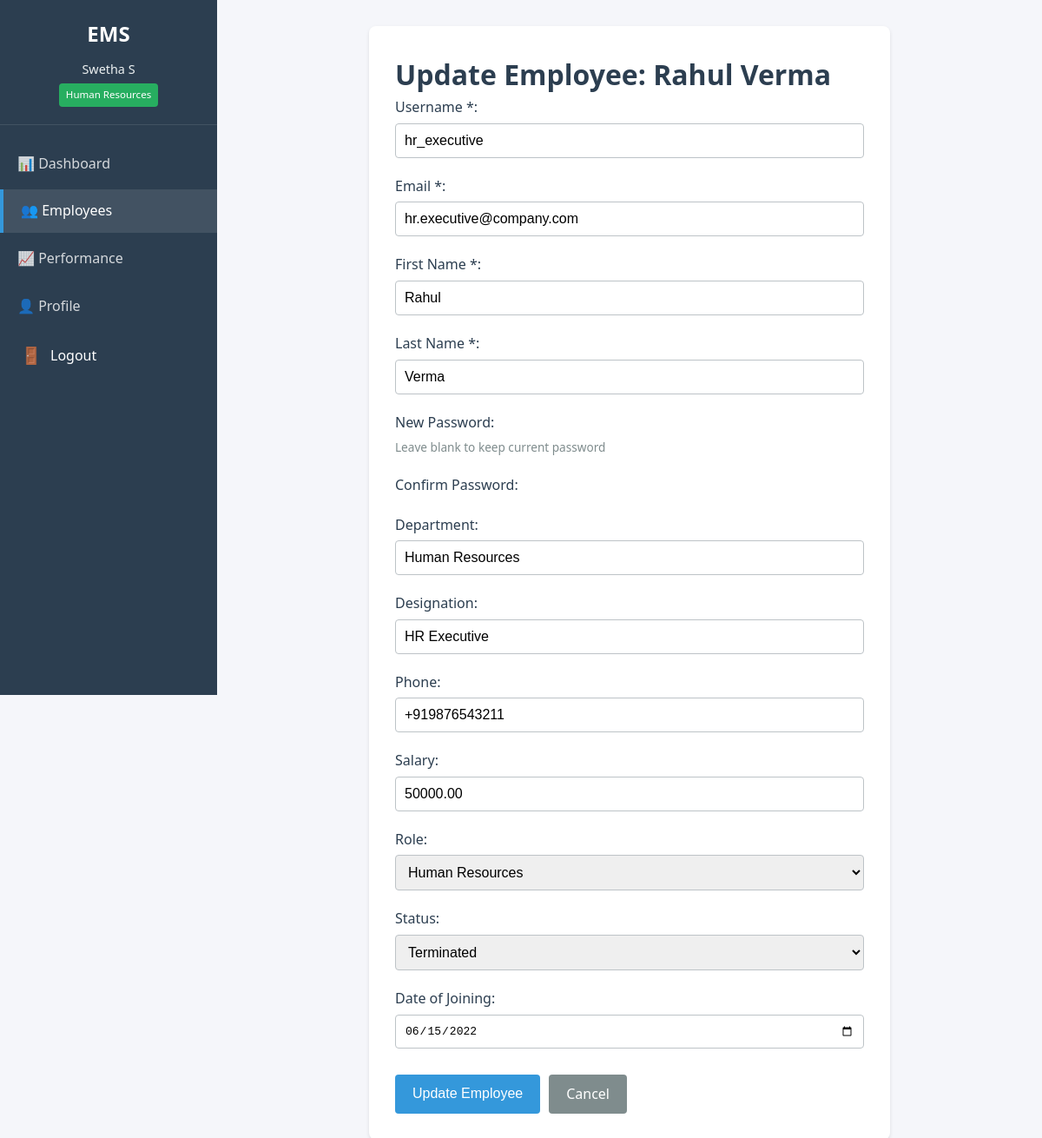
The app's page /employees/19/update/ (signed in) with its own data.
### accounts/models.py (models this page shows, shortened)
class User(AbstractUser):
    ROLE_CHOICES = [
        ("SUPERADMIN", "Super Admin"),
        ("HR", "Human Resources"),
        ("MANAGER", "Manager"),
        ("EMPLOYEE", "Employee"),
    ]
    STATUS_CHOICES = [
        ("ACTIVE", "Active"),
        ("INACTIVE", "Inactive"),
        ("TERMINATED", "Terminated"),
        ("ON_LEAVE", "On Leave"),
    ]
    employee_id = models.CharField(
        max_length=20,
        unique=True,
        blank=True,
        verbose_name="Employee ID"
    )
    department = models.CharField(
        max_length=100,
        blank=True,
        verbose_name="Department"
    )
    designation = models.CharField(
        max_length=100,
        blank=True,
        verbose_name="Designation"
    )
    phone = models.CharField(
        max_length=15,
        blank=True,
        validators=[
            RegexValidator(
                r'^\+?1?\d{9,15}$',
                "Enter a valid phone number (e.g., +1234567890)."
            )
        ],
        verbose_name="Phone Number"
    )
    salary = models.DecimalField(
        max_digits=10,
        decimal_places=2,
        null=True,
        blank=True,
        validators=[MinValueValidator(0)],
        verbose_name="Annual Salary"
    )
    role = models.CharField(
        max_length=20,
        choices=ROLE_CHOICES,
        default="EMPLOYEE",
        verbose_name="Role"
    )
    employment_status = models.CharField(
        max_length=20,
        choices=STATUS_CHOICES,
        default="ACTIVE",
        verbose_name="Employment Status"
    )
    date_of_joining = models.DateField(
        null=True,
        blank=True,
        validators=[validate_joining_date],
        verbose_name="Date of Joining"
    )
    is_soft_deleted = models.BooleanField(
        default=False,
        verbose_name="Soft Deleted",
        help_text="Designates whether the user is soft deleted."
    )
    objects = UserManager()
    class Meta:
        db_table = "accounts_user"
        ordering = ["employee_id"]
        verbose_name = "Employee"
        verbose_name_plural = "Employees"

### employees/views.py (the view, shortened to what this page needs)
# urls.py: path('<int:pk>/update/', views.employee_update, name='update'),
@login_required
@hr_or_manager_required
def employee_update(request, pk):
    employee = get_object_or_404(
        User.objects.filter(is_soft_deleted=False),
        pk=pk
    )
    if request.user.role == 'SUPERADMIN':
        pass  # Allow
    elif request.user.role == 'HR':
        if employee.role == 'SUPERADMIN':
            messages.error(request, 'HR cannot edit SUPERADMIN accounts!')
            return redirect('employees:list')
    old_salary = employee.salary
    if request.method == 'POST':
        form = EmployeeForm(request.POST, instance=employee, user=request.user)
        if form.is_valid():
            updated_employee = form.save()
            audit_details = f"Updated employee details"
            if old_salary != updated_employee.salary:
                audit_details += f". Salary changed from {old_salary} to {updated_employee.salary}"
            AuditService.log_action(
                user=request.user,
                action_type='UPDATE',
                target_model='Employee',
                target_id=employee.id,
                ip_address=AuditService.get_client_ip(request),
                details=audit_details
            )
            messages.success(
                request,
                f'Employee {employee.get_full_name()} updated successfully.'
            )
            return redirect('employees:detail', pk=employee.pk)
    else:
        form = EmployeeForm(instance=employee, user=request.user)
    return render(
        request,
        'employees/update.html',
        {'form': form, 'employee': employee}
    )

### accounts/models.py (called while the page is built)
    def get_queryset(self):
        return super().get_queryset().filter(is_soft_deleted=False)

### audit/services.py (called while the page is built)
    @staticmethod
    def get_client_ip(request):
        x_forwarded_for = request.META.get('HTTP_X_FORWARDED_FOR')
        if x_forwarded_for:
            ip = x_forwarded_for.split(',')[0]
        else:
            ip = request.META.get('REMOTE_ADDR')
        return ip

### templates/employees/update.html (shortened to what this page needs)
{% extends 'base.html' %}
{% block content %}
<div class="form-container">
    <h1>Update Employee: {{ employee.get_full_name }}</h1>
    <form method="post" class="standard-form" novalidate>
        <div class="form-row">
            <div class="form-group half">
                <label for="{{ form.username.id_for_label }}">Username *:</label>
                {{ form.username }}
            </div>
            <div class="form-group half">
                <label for="{{ form.email.id_for_label }}">Email *:</label>
                {{ form.email }}
            </div>
        </div>
        <div class="form-row">
            <div class="form-group half">
                <label for="{{ form.first_name.id_for_label }}">First Name *:</label>
                {{ form.first_name }}
            </div>
            <div class="form-group half">
                <label for="{{ form.last_name.id_for_label }}">Last Name *:</label>
                {{ form.last_name }}
            </div>
        </div>
        <div class="form-row">
            <div class="form-group half">
                <label for="{{ form.password.id_for_label }}">New Password:</label>
                <small class="help-text">Leave blank to keep current password</small>
            </div>
            <div class="form-group half">
                <label for="{{ form.confirm_password.id_for_label }}">Confirm Password:</label>
            </div>
        </div>
        <div class="form-row">
            <div class="form-group half">
                <label for="{{ form.department.id_for_label }}">Department:</label>
                {{ form.department }}
            </div>
            <div class="form-group half">
                <label for="{{ form.designation.id_for_label }}">Designation:</label>
                {{ form.designation }}
            </div>
        </div>
        <div class="form-row">
            <div class="form-group half">
                <label for="{{ form.phone.id_for_label }}">Phone:</label>
                {{ form.phone }}
            </div>
            <div class="form-group half">
                <label for="{{ form.salary.id_for_label }}">Salary:</label>
                {{ form.salary }}
            </div>
        </div>
        <div class="form-row">
            <div class="form-group half">
                <label for="{{ form.role.id_for_label }}">Role:</label>
                {{ form.role }}
            </div>
            <div class="form-group half">
                <label for="{{ form.employment_status.id_for_label }}">Status:</label>
                {{ form.employment_status }}
            </div>
        </div>
        <div class="form-group">
            <label for="{{ form.date_of_joining.id_for_label }}">Date of Joining:</label>
            {{ form.date_of_joining }}
        </div>
        <div class="form-actions">
            <button type="submit" class="btn btn-primary">Update Employee</button>
            <a href="{% url 'employees:detail' employee.pk %}" class="btn btn-cancel">Cancel</a>
        </div>
    </form>
</div>
{% endblock %}

### templates/base.html (shortened to what this page needs)
<!DOCTYPE html>
<html lang="en">
<head>
    {% load static %}
    <link rel="stylesheet" href="{% static 'css/style.css' %}">
</head>
<body>
    <div class="container">
        {% if user.is_authenticated %}
        <aside class="sidebar">
            <div class="sidebar-header">
                <h2>EMS</h2>
                <div class="user-info">
                    <p class="user-name">{{ user.get_full_name|default:user.username }}</p>
                    <p class="role-badge role-{{ user.role|lower }}">{{ user.get_role_display }}</p>
                </div>
            </div>
            <nav class="sidebar-nav">
                <ul>
                    <li>
                        <a href="{% url 'dashboard' %}"
                           class="nav-link {% if request.resolver_match.url_name == 'dashboard' %}active{% endif %}">
                            <span class="nav-icon">📊</span>
                            <span class="nav-text">Dashboard</span>
                        </a>
                    </li>
                    <li>
                        <a href="{% url 'employees:list' %}"
                           class="nav-link {% if 'employees' in request.path %}active{% endif %}">
                            <span class="nav-icon">👥</span>
                            <span class="nav-text">Employees</span>
                        </a>
                    </li>
                    <li>
                        <a href="{% url 'performance:list' %}"
                           class="nav-link {% if 'performance' in request.path %}active{% endif %}">
                            <span class="nav-icon">📈</span>
                            <span class="nav-text">Performance</span>
                        </a>
                    </li>
                    <li>
                        <a href="{% url 'accounts:profile' %}"
                           class="nav-link {% if 'profile' in request.path %}active{% endif %}">
                            <span class="nav-icon">👤</span>
                            <span class="nav-text">Profile</span>
                        </a>
                    </li>
                    <li>
                        <form method="post" action="{% url 'accounts:logout' %}" class="logout-form">
                            <button type="submit" class="logout-btn">
                                <span class="nav-icon">🚪</span>
                                <span class="nav-text">Logout</span>
                            </button>
                        </form>
                    </li>
                </ul>
            </nav>
        </aside>
        {% endif %}
        <main class="main-content">
            {% block content %}
            {% endblock %}
        </main>
    </div>
</body>
</html>

### static/css/style.css (style rules this page uses)
* { margin: 0; padding: 0; box-sizing: border-box; }
:root { --primary-color: #2c3e50; --secondary-color: #3498db; --success-color: #27ae60; --danger-color: #e74c3c; --warning-color: #f39c12; --light-bg: #ecf0f1; --dark-text: #2c3e50; --light-text: #7f8c8d; --border-color: #bdc3c7; --sidebar-width: 250px; --header-height: 60px; }
body { font-family: 'Segoe UI', Tahoma, Geneva, Verdana, sans-serif; line-height: 1.6; color: var(--dark-text); background-color: #f5f6fa; }
.container { display: flex; min-height: 100vh; }
.sidebar { width: var(--sidebar-width); background-color: var(--primary-color); color: white; position: fixed; height: 100vh; overflow-y: auto; }
.sidebar-header { padding: 20px; text-align: center; border-bottom: 1px solid rgba(255,255,255,0.1); }
.sidebar-header h2 { margin-bottom: 10px; color: white; }
.user-info { font-size: 0.9em; color: var(--light-bg); }
.role-badge { display: inline-block; padding: 4px 8px; background-color: var(--secondary-color); border-radius: 4px; font-size: 0.8em; margin-top: 5px; }
.sidebar-nav ul { list-style: none; padding: 20px 0; }
.sidebar-nav li { margin-bottom: 5px; }
.sidebar-nav a { display: block; padding: 12px 20px; color: rgba(255,255,255,0.8); text-decoration: none; transition: all 0.3s; }
.sidebar-nav a:hover, .sidebar-nav a.active { background-color: rgba(255,255,255,0.1); color: white; border-left: 4px solid var(--secondary-color); }
.main-content { flex: 1; margin-left: var(--sidebar-width); padding: 30px; }
.role-hr { background-color: var(--success-color); color: white; }
.form-container { max-width: 600px; margin: 0 auto; background: white; padding: 30px; border-radius: 8px; box-shadow: 0 2px 4px rgba(0,0,0,0.1); }
.standard-form .form-group { margin-bottom: 20px; }
.standard-form label { display: block; margin-bottom: 5px; font-weight: 500; color: var(--primary-color); }
.standard-form input, .standard-form select, .standard-form textarea { width: 100%; padding: 10px; border: 1px solid var(--border-color); border-radius: 4px; font-size: 1em; }
.help-text { color: var(--light-text); font-size: 0.85em; margin-top: 5px; display: block; }
.form-actions { display: flex; gap: 10px; margin-top: 30px; }
.btn { display: inline-block; padding: 10px 20px; border: none; border-radius: 4px; font-size: 1em; cursor: pointer; text-decoration: none; transition: all 0.3s; }
.btn-primary { background-color: var(--secondary-color); color: white; }
.btn-cancel, .btn-clear { background-color: var(--light-text); color: white; }

### templates/base.html (style rules this page uses)
.sidebar-nav .logout-form { margin: 0; padding: 0; width: 100%; }
.sidebar-nav .logout-btn { width: 100%; text-align: left; background: none; border: none; cursor: pointer; font: inherit; color: inherit; padding: 12px 20px; display: flex; align-items: center; gap: 10px; transition: all 0.3s; border-left: 4px solid transparent; }
.sidebar-nav .logout-btn .nav-icon { font-size: 1.2em; min-width: 24px; }
.sidebar-nav .logout-btn .nav-text { flex: 1; }

### records on screen
User: get_full_name "Swetha S", role "Human Resources"
User: get_full_name "Rahul Verma", username "hr_executive", email "hr.executive@company.com", first_name "Rahul", last_name "Verma", department "Human Resources", designation "HR Executive", phone "+919876543211", salary "50000.00", role "Human Resources", employment_status "Terminated", date_of_joining "06/15/2022"
